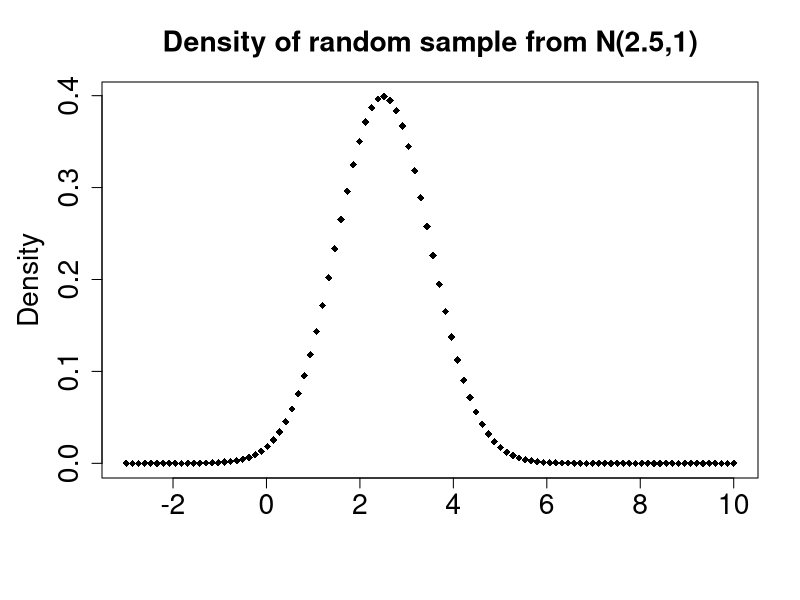
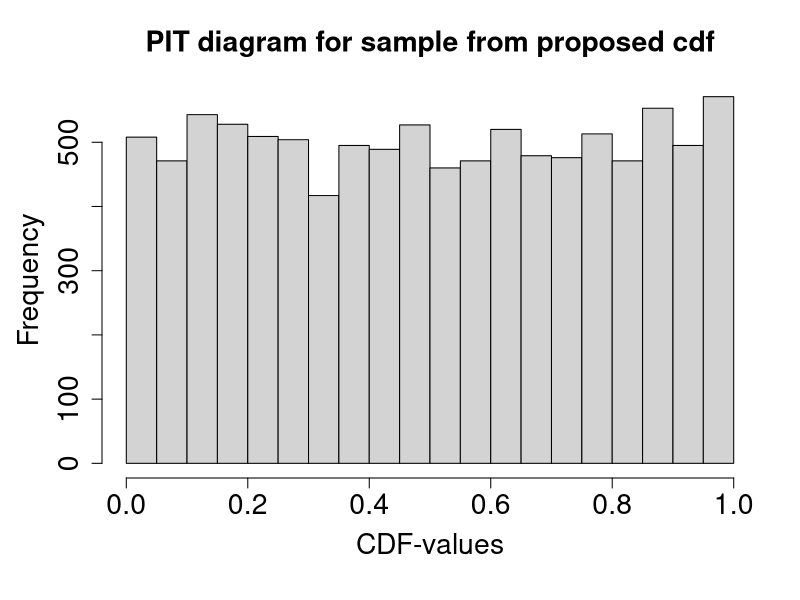
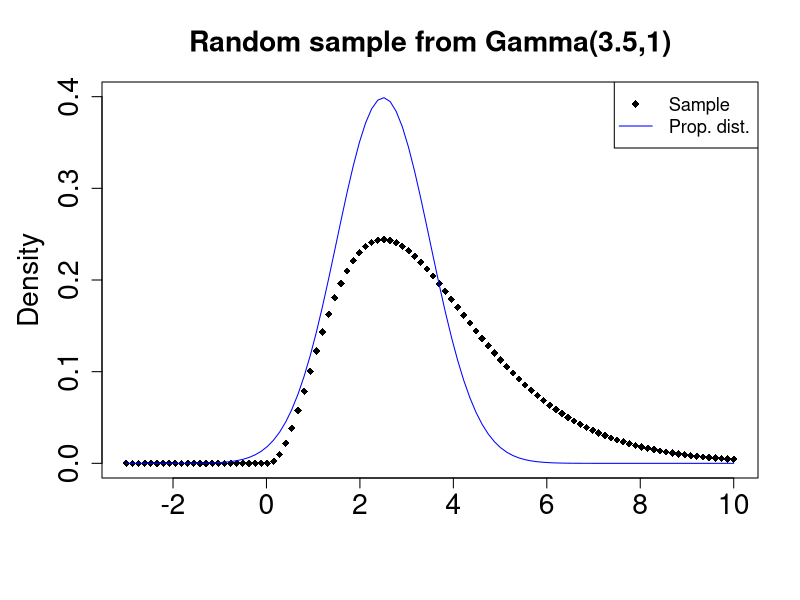
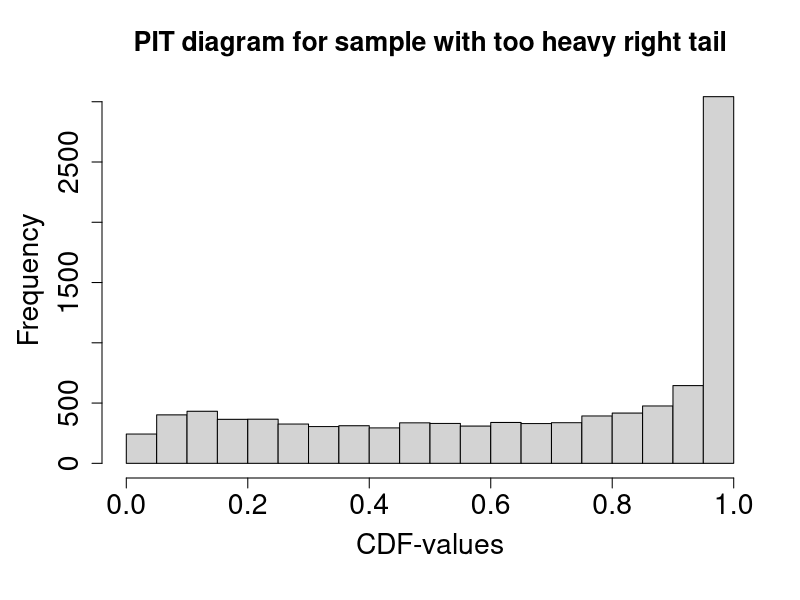
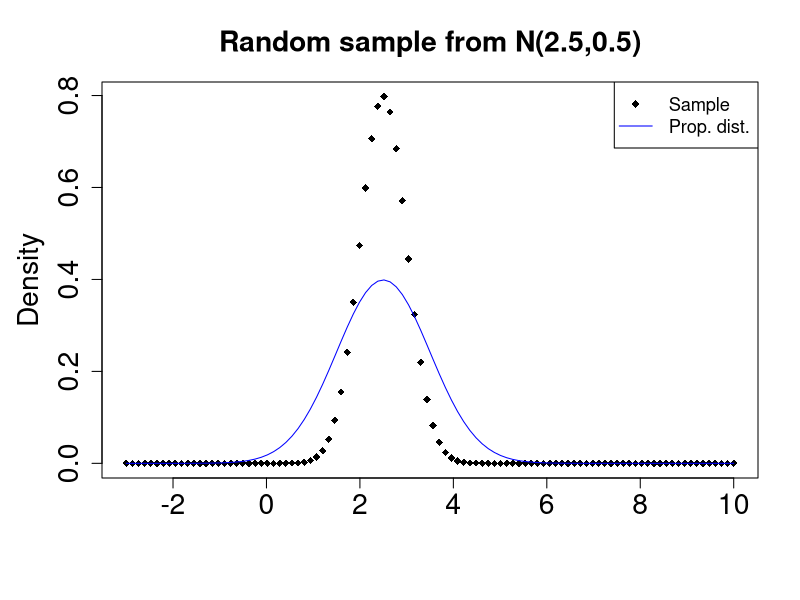
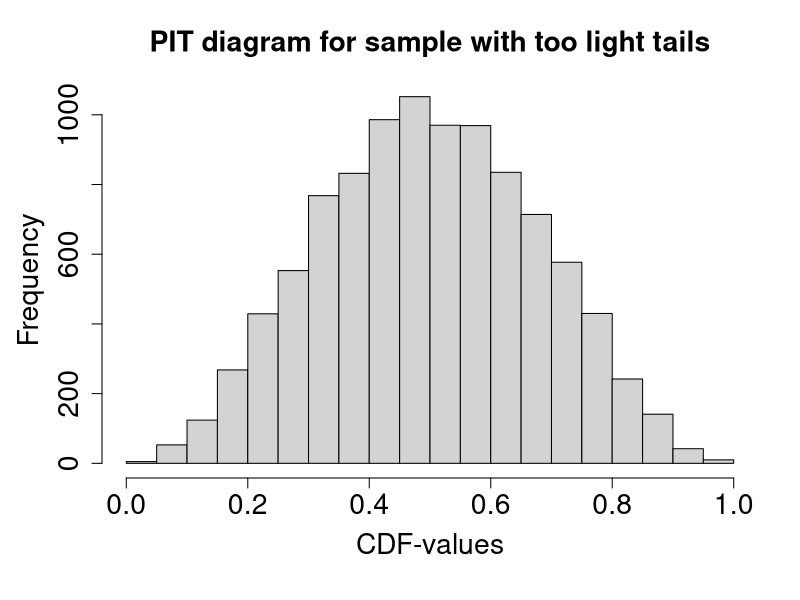

These figures' R source, in order:

################ PIT ###########################
### True cdf
norm.sample <- rnorm(10000, mean=2.5,sd=1)

# Density of random sample from N(2.5,1
par(mar=c(6.1, 5.1, 4.1, 2.1))
plot(seq(-3,10, length=100),dnorm(seq(-3,10, length=100),mean=2.5,sd=1),
     xlab=" ", ylab="Density",main="Density of random sample from N(2.5,1)", pch=18, cex.main=1.7, cex.lab=1.7, cex.axis=1.7)
dev.copy(pdf,'~/figures/Theory/NormalSample.pdf') 
dev.off()

# PIT diagram for sample from proposed cdf
good.fit.norm <- pnorm(norm.sample, mean=2.5,sd=1)
par(mar=c(6.1, 5.1, 4.1, 2.1))
hist(good.fit.norm,
     main="PIT diagram for sample from proposed cdf", xlab="CDF-values",cex.main=1.7, cex.lab=1.7, cex.axis=1.7)
dev.copy(pdf,'~/figures/Theory/PITtrueFit.pdf') 
dev.off()


### Heavy right tail
gamma.sample <- rgamma(10000, shape=3.5, scale=1)

# Density of random sample from Gamma(3.5,1)
par(mar=c(6.1, 5.1, 4.1, 2.1))
plot(seq(-3,10, length=100),dgamma(seq(-3,10, length=100),shape=3.5,scale=1),ylim=c(0,0.4),
     pch=18, xlab=" ", ylab="Density", main="Random sample from Gamma(3.5,1)",cex.main=1.7, cex.lab=1.7, cex.axis=1.7)
lines(seq(-3,10, length=100),dnorm(seq(-3,10, length=100),mean=2.5,sd=1), col="blue")
legend("topright", legend=c("Sample", "Prop. dist."),
       col=c("black","blue"), lty=c(NA,1), pch=c(18,NA), cex=1.1)
dev.copy(pdf,'~/figures/Theory/HeavyTailSample.pdf') 
dev.off()

# PIT diagram for sample with too heavy right tail
heavy.tail.fit <- pnorm(gamma.sample, mean=2.5,sd=1)
par(mar=c(6.1, 5.1, 4.1, 2.1))
hist(heavy.tail.fit,
     main="PIT diagram for sample with too heavy right tail", xlab="CDF-values",cex.main=1.6, cex.lab=1.7, cex.axis=1.7)
dev.copy(pdf,'~/figures/Theory/HeavyTail.pdf') 
dev.off()

### Light tails
norm.light.sample <- rnorm(10000, mean=2.5, sd=0.5)

# Density of random sample from N(2.5,0.5)
par(mar=c(6.1, 5.1, 4.1, 2.1))
plot(seq(-3,10, length=100),dnorm(seq(-3,10, length=100),mean=2.5,sd=0.5), pch=18, xlab=" ", ylab="Density",
     main = "Random sample from N(2.5,0.5)",cex.main=1.7, cex.lab=1.7, cex.axis=1.7)
lines(seq(-3,10, length=100),dnorm(seq(-3,10, length=100),mean=2.5,sd=1), col="blue")
legend("topright", legend=c("Sample", "Prop. dist."),
       col=c("black","blue"), lty=c(NA,1), pch=c(18,NA),cex=1.1)
dev.copy(pdf,'~/figures/Theory/LightsTailsSample.pdf')
dev.off()

# PIT diagram for sample with too light tails
light.tail.fit <- pnorm(norm.light.sample, mean=2.5,sd=1)
par(mar=c(6.1, 5.1, 4.1, 2.1))
hist(light.tail.fit, main="PIT diagram for sample with too light tails", xlab = "CDF-values",cex.main=1.7, cex.lab=1.7, cex.axis=1.7)
dev.copy(pdf,'~/figures/Theory/LightsTails.pdf')
dev.off()

